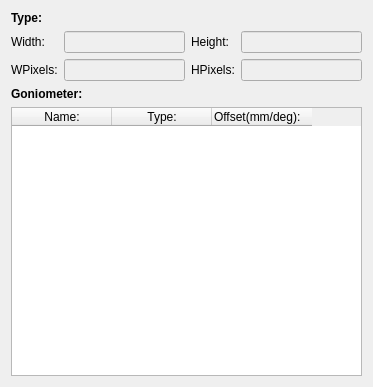
<?xml version="1.0" encoding="UTF-8"?>
<ui version="4.0">
 <class>DetectorPropertyWidget</class>
 <widget class="QWidget" name="DetectorPropertyWidget">
  <property name="geometry">
   <rect>
    <x>0</x>
    <y>0</y>
    <width>373</width>
    <height>387</height>
   </rect>
  </property>
  <property name="windowTitle">
   <string>Form</string>
  </property>
  <layout class="QGridLayout" name="gridLayout_2">
   <item row="0" column="0">
    <widget class="QLabel" name="label_6">
     <property name="font">
      <font>
       <weight>75</weight>
       <bold>true</bold>
      </font>
     </property>
     <property name="text">
      <string>Type:</string>
     </property>
    </widget>
   </item>
   <item row="1" column="0">
    <layout class="QGridLayout" name="gridLayout">
     <item row="0" column="1">
      <widget class="QLineEdit" name="lineEdit_W">
       <property name="enabled">
        <bool>false</bool>
       </property>
      </widget>
     </item>
     <item row="0" column="3">
      <widget class="QLineEdit" name="lineEdit_H">
       <property name="enabled">
        <bool>false</bool>
       </property>
      </widget>
     </item>
     <item row="0" column="2">
      <widget class="QLabel" name="label_3">
       <property name="text">
        <string>Height:</string>
       </property>
      </widget>
     </item>
     <item row="0" column="0">
      <widget class="QLabel" name="label_2">
       <property name="text">
        <string>Width:</string>
       </property>
      </widget>
     </item>
     <item row="1" column="0">
      <widget class="QLabel" name="label_4">
       <property name="text">
        <string>WPixels:</string>
       </property>
      </widget>
     </item>
     <item row="1" column="1">
      <widget class="QLineEdit" name="lineEdit_WPixels">
       <property name="enabled">
        <bool>false</bool>
       </property>
      </widget>
     </item>
     <item row="1" column="2">
      <widget class="QLabel" name="label_5">
       <property name="text">
        <string>HPixels:</string>
       </property>
      </widget>
     </item>
     <item row="1" column="3">
      <widget class="QLineEdit" name="lineEdit_HPixels">
       <property name="enabled">
        <bool>false</bool>
       </property>
      </widget>
     </item>
    </layout>
   </item>
   <item row="2" column="0">
    <widget class="QLabel" name="label">
     <property name="font">
      <font>
       <weight>75</weight>
       <bold>true</bold>
      </font>
     </property>
     <property name="text">
      <string>Goniometer:</string>
     </property>
    </widget>
   </item>
   <item row="3" column="0">
    <widget class="QTableWidget" name="tableWidget_Detector">
     <property name="sizePolicy">
      <sizepolicy hsizetype="Expanding" vsizetype="Expanding">
       <horstretch>1</horstretch>
       <verstretch>1</verstretch>
      </sizepolicy>
     </property>
     <column>
      <property name="text">
       <string>Name:</string>
      </property>
     </column>
     <column>
      <property name="text">
       <string>Type:</string>
      </property>
     </column>
     <column>
      <property name="text">
       <string>Offset(mm/deg):</string>
      </property>
      <property name="textAlignment">
       <set>AlignJustify|AlignVCenter</set>
      </property>
     </column>
    </widget>
   </item>
  </layout>
 </widget>
 <resources/>
 <connections/>
</ui>
